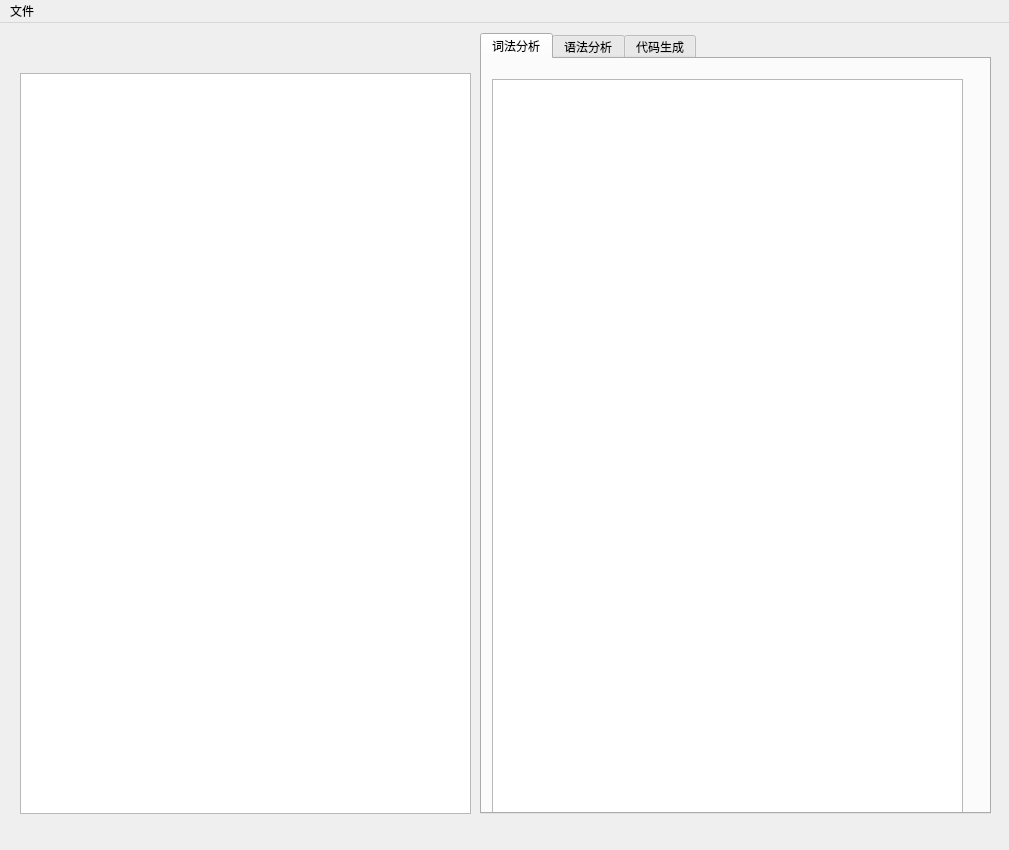
<?xml version="1.0" encoding="UTF-8"?>
<ui version="4.0">
 <class>MainWindow</class>
 <widget class="QMainWindow" name="MainWindow">
  <property name="geometry">
   <rect>
    <x>0</x>
    <y>0</y>
    <width>1009</width>
    <height>850</height>
   </rect>
  </property>
  <property name="windowTitle">
   <string>MainWindow</string>
  </property>
  <widget class="QWidget" name="centralwidget">
   <widget class="QPlainTextEdit" name="source">
    <property name="geometry">
     <rect>
      <x>20</x>
      <y>50</y>
      <width>451</width>
      <height>741</height>
     </rect>
    </property>
    <property name="font">
     <font>
      <family>Consolas</family>
      <pointsize>11</pointsize>
     </font>
    </property>
    <property name="plainText">
     <string/>
    </property>
   </widget>
   <widget class="QTabWidget" name="results">
    <property name="geometry">
     <rect>
      <x>480</x>
      <y>10</y>
      <width>511</width>
      <height>781</height>
     </rect>
    </property>
    <property name="currentIndex">
     <number>0</number>
    </property>
    <widget class="QWidget" name="tab_lexer">
     <attribute name="title">
      <string>词法分析</string>
     </attribute>
     <widget class="QTableWidget" name="token_list">
      <property name="geometry">
       <rect>
        <x>10</x>
        <y>20</y>
        <width>471</width>
        <height>741</height>
       </rect>
      </property>
     </widget>
    </widget>
    <widget class="QWidget" name="tab_parser">
     <attribute name="title">
      <string>语法分析</string>
     </attribute>
     <widget class="QTreeWidget" name="stree_widget">
      <property name="geometry">
       <rect>
        <x>0</x>
        <y>10</y>
        <width>501</width>
        <height>751</height>
       </rect>
      </property>
     </widget>
    </widget>
    <widget class="QWidget" name="tab_code_gen">
     <attribute name="title">
      <string>代码生成</string>
     </attribute>
    </widget>
   </widget>
  </widget>
  <widget class="QMenuBar" name="file">
   <property name="geometry">
    <rect>
     <x>0</x>
     <y>0</y>
     <width>1009</width>
     <height>26</height>
    </rect>
   </property>
   <widget class="QMenu" name="menuFile">
    <property name="title">
     <string>文件</string>
    </property>
    <addaction name="actionOpenFile"/>
   </widget>
   <addaction name="menuFile"/>
  </widget>
  <action name="actionOpenFile">
   <property name="text">
    <string>Open Source</string>
   </property>
  </action>
  <action name="actionClean_Source">
   <property name="text">
    <string>Clean Source</string>
   </property>
  </action>
 </widget>
 <resources/>
 <connections/>
</ui>
